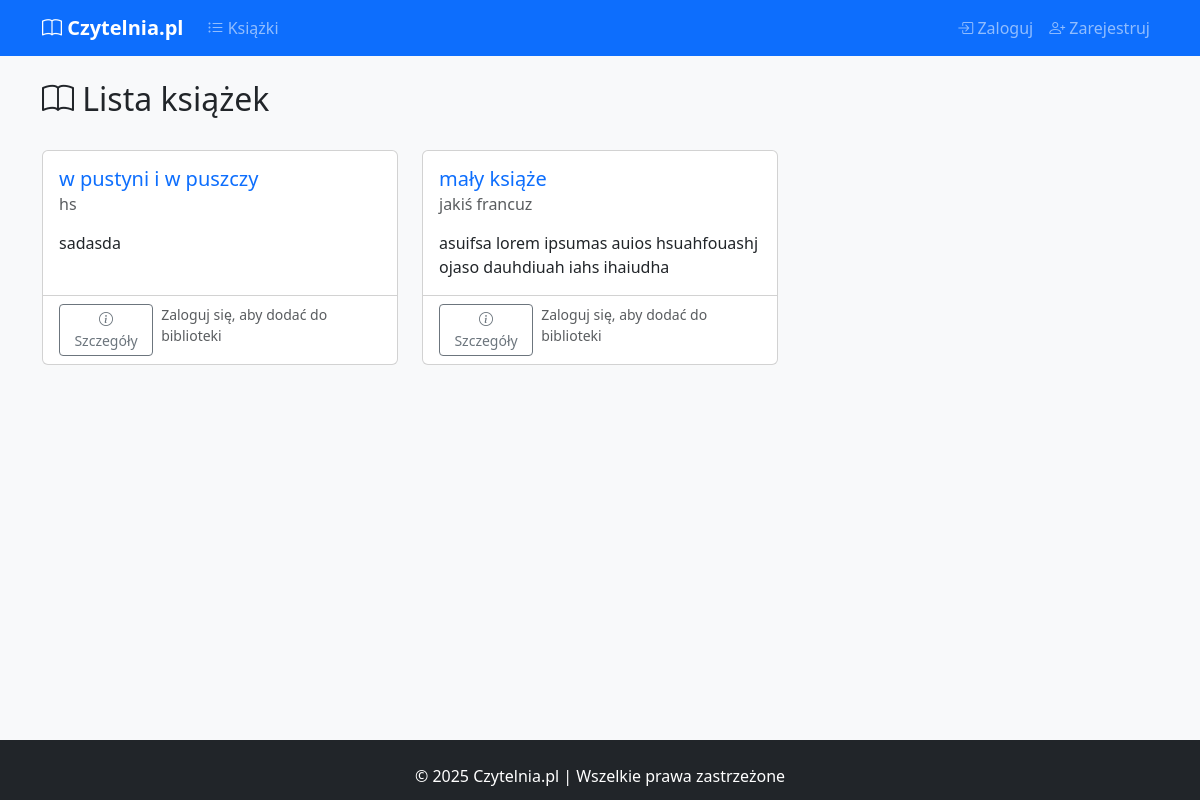
/books, run on the app's committed database.
### models.py (models this page shows)
class Book(db.Model):
    __tablename__ = 'books'
    id = db.Column(db.Integer, primary_key=True)
    title = db.Column(db.String(100), nullable=False)
    author = db.Column(db.String(50), nullable=False)
    description = db.Column(db.Text)
    library_entries = db.relationship(
        'UserLibrary',
        backref='library_book',
        lazy=True,
        cascade='all, delete-orphan'
    )
    book_reviews = db.relationship('Review', backref='review_book', lazy=True)

### app.py (the view)
@app.route('/books')
def book_list():
    books = Book.query.all()
    return render_template('books.html', books=books)

### templates/books.html (shortened to what this page needs)
{% extends "base.html" %}
{% block content %}
<div class="d-flex justify-content-between align-items-center mb-4">
    <h2><i class="bi bi-book"></i> Lista książek</h2>
</div>
{% if books %}
<div class="row row-cols-1 row-cols-md-2 row-cols-lg-3 g-4">
    {% for book in books %}
    <div class="col">
        <div class="card book-card h-100">
            <div class="card-body">
                <h5 class="card-title">
                    <a href="{{ url_for('book_details', book_id=book.id) }}" class="text-decoration-none">
                        {{ book.title }}
                    </a>
                </h5>
                <h6 class="card-subtitle mb-2 text-muted">{{ book.author }}</h6>
                {% if book.description %}
                <p class="card-text mt-3">{{ book.description|truncate(150) }}</p>
                {% endif %}
            </div>
            <div class="card-footer bg-transparent">
                <div class="d-flex justify-content-between">
                    <div>
                        <a href="{{ url_for('book_details', book_id=book.id) }}"
                           class="btn btn-sm btn-outline-secondary me-2">
                            <i class="bi bi-info-circle"></i> Szczegóły
                        </a>
                    </div>
                    {% if current_user.is_authenticated %}
                    <form form method="POST" action="{{ url_for('add_to_library', book_id=book.id) }}">
                        <button type="submit" class="btn btn-sm btn-outline-primary">
                            <i class="bi bi-plus-circle"></i> Dodaj do biblioteki
                        </button>
                        <a href="#" class="btn btn-sm btn-outline-secondary">
                            <i class="bi bi-star"></i> Oceń
                        </a>
                    </form>
                    {% else %}
                    <small class="text-muted">Zaloguj się, aby dodać do biblioteki</small>
                    {% endif %}
                </div>
            </div>
        </div>
    </div>
    {% endfor %}
</div>
{% else %}
<div class="alert alert-info">
    Brak książek w bazie danych. {% if current_user.is_moderator %}Dodaj pierwszą książkę!{% endif %}
</div>
{% endif %}
{% endblock %}

### static/css/style.css (style rules this page uses)
html { position: relative; min-height: 100%; }
body { margin-bottom: 60px; }
.book-card { transition: transform 0.2s; }

### data on the page
Book: title "w pustyni i w puszczy", author "hs", description "sadasda"
Book: title "mały książe", author "jakiś francuz", description "asuifsa lorem ipsumas auios hsuahfouashj ojaso dauhdiuah iahs ihaiudha"
